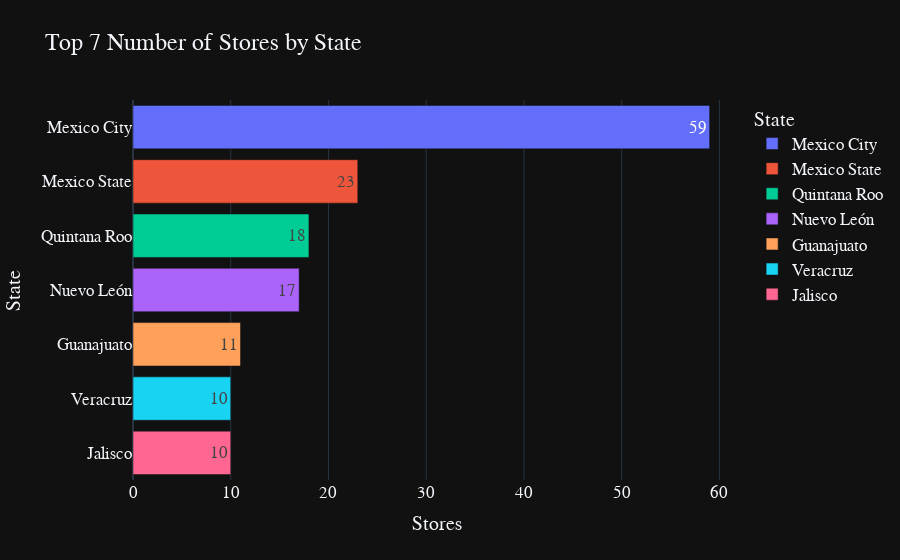

The cell this chart's notebook holds for it:
### Code cell
# Bart chart top 7 states
fig = px.bar(
    estados, y=estados.index, x='Stores',
    text='Stores',
    title="Top 7 Number of Stores by State", template='plotly_dark',
    color=estados.index)
fig.update_layout(
    font = dict(size=17,family="Franklin Gothic"))
fig.show()

### Figure 1 — Plotly figure (JSON) as saved in the notebook; plotly's stock layout.template omitted (floating-point values rounded to 4 significant figures)
{"data": [{"alignmentgroup": "True", "hovertemplate": "State=%{y}<br>Stores=%{text}<extra></extra>", "legendgroup": "Mexico City", "marker": {"color": "#636efa", "pattern": {"shape": ""}}, "name": "Mexico City", "offsetgroup": "Mexico City", "orientation": "h", "showlegend": true, "text": [59], "textposition": "auto", "type": "bar", "x": [59], "xaxis": "x", "y": ["Mexico City"], "yaxis": "y"}, {"alignmentgroup": "True", "hovertemplate": "State=%{y}<br>Stores=%{text}<extra></extra>", "legendgroup": "Mexico State", "marker": {"color": "#EF553B", "pattern": {"shape": ""}}, "name": "Mexico State", "offsetgroup": "Mexico State", "orientation": "h", "showlegend": true, "text": [23], "textposition": "auto", "type": "bar", "x": [23], "xaxis": "x", "y": ["Mexico State"], "yaxis": "y"}, {"alignmentgroup": "True", "hovertemplate": "State=%{y}<br>Stores=%{text}<extra></extra>", "legendgroup": "Quintana Roo", "marker": {"color": "#00cc96", "pattern": {"shape": ""}}, "name": "Quintana Roo", "offsetgroup": "Quintana Roo", "orientation": "h", "showlegend": true, "text": [18], "textposition": "auto", "type": "bar", "x": [18], "xaxis": "x", "y": ["Quintana Roo"], "yaxis": "y"}, {"alignmentgroup": "True", "hovertemplate": "State=%{y}<br>Stores=%{text}<extra></extra>", "legendgroup": "Nuevo León", "marker": {"color": "#ab63fa", "pattern": {"shape": ""}}, "name": "Nuevo León", "offsetgroup": "Nuevo León", "orientation": "h", "showlegend": true, "text": [17], "textposition": "auto", "type": "bar", "x": [17], "xaxis": "x", "y": ["Nuevo León"], "yaxis": "y"}, {"alignmentgroup": "True", "hovertemplate": "State=%{y}<br>Stores=%{text}<extra></extra>", "legendgroup": "Guanajuato", "marker": {"color": "#FFA15A", "pattern": {"shape": ""}}, "name": "Guanajuato", "offsetgroup": "Guanajuato", "orientation": "h", "showlegend": true, "text": [11], "textposition": "auto", "type": "bar", "x": [11], "xaxis": "x", "y": ["Guanajuato"], "yaxis": "y"}, {"alignmentgroup": "True", "hovertemplate": "State=%{y}<br>Stores=%{text}<extra></extra>", "legendgroup": "Veracruz", "marker": {"color": "#19d3f3", "pattern": {"shape": ""}}, "name": "Veracruz", "offsetgroup": "Veracruz", "orientation": "h", "showlegend": true, "text": [10], "textposition": "auto", "type": "bar", "x": [10], "xaxis": "x", "y": ["Veracruz"], "yaxis": "y"}, {"alignmentgroup": "True", "hovertemplate": "State=%{y}<br>Stores=%{text}<extra></extra>", "legendgroup": "Jalisco", "marker": {"color": "#FF6692", "pattern": {"shape": ""}}, "name": "Jalisco", "offsetgroup": "Jalisco", "orientation": "h", "showlegend": true, "text": [10], "textposition": "auto", "type": "bar", "x": [10], "xaxis": "x", "y": ["Jalisco"], "yaxis": "y"}], "layout": {"barmode": "relative", "font": {"family": "Franklin Gothic", "size": 17}, "legend": {"title": {"text": "State"}, "tracegroupgap": 0}, "title": {"text": "Top 7 Number of Stores by State"}, "xaxis": {"anchor": "y", "domain": [0, 1], "title": {"text": "Stores"}}, "yaxis": {"anchor": "x", "categoryarray": ["Jalisco", "Veracruz", "Guanajuato", "Nuevo León", "Quintana Roo", "Mexico State", "Mexico City"], "categoryorder": "array", "domain": [0, 1], "title": {"text": "State"}}}}
